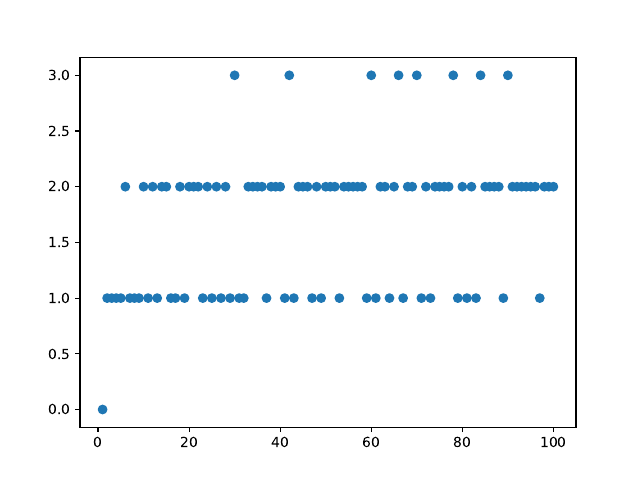

Source code (Python):
import matplotlib.pyplot as plt
import find_primes
xs = range(1, 101)
ys = [len(find_primes.obtain_prime_factorisation(n)) for n in xs]
plt.scatter(xs, ys)
plt.savefig("scatter_plot_of_prime_factors.pdf")
